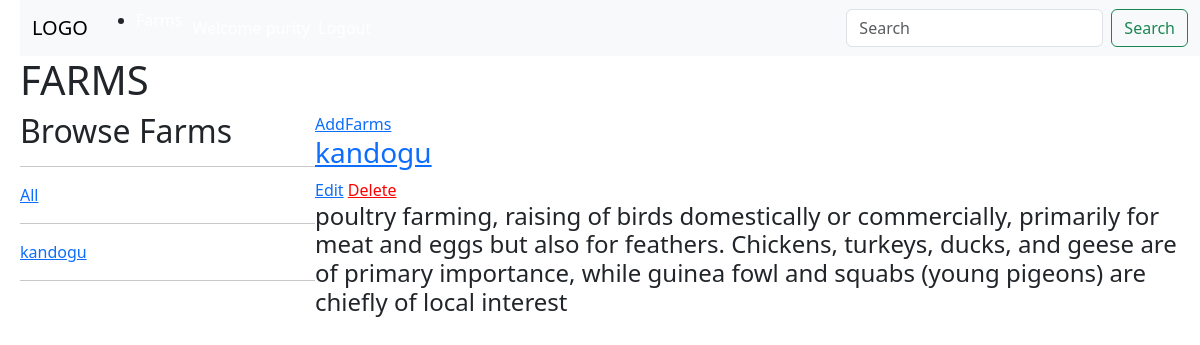
The app's page / (signed in) with its own data.
### farms/models.py (models this page shows, shortened)
class Farm(models.Model):
    farmer = models.ForeignKey(User, on_delete=models.CASCADE)
    farmName = models.CharField(max_length=100)
    location = models.CharField(max_length=100)
    capacity = models.PositiveIntegerField()
    description = models.TextField(blank=True, null=True)
    created_at = models.DateTimeField(auto_now_add=True)
    class Meta:
        ordering = ["created_at"]

### farms/views.py (the view)
# urls.py: path("", views.farm_list, name="farm-list"),
@login_required(login_url="login")
def farm_list(request):
    q = request.GET.get("q") if request.GET.get("q") != None else ""
    farms = Farm.objects.filter(Q(farmName__icontains=q) | Q(description__icontains=q))
    farm_count = farms.count
    context = {"farms": farms, "farm_count": farm_count}
    return render(request, "farms/farm_list.html", context)

### farms/templates/farms/farm_list.html (shortened to what this page needs)
{% extends "base.html" %}
 {% load static %}
{% block content %}
  <h1> FARMS </h1>
  <div class="farm-container">
    <div >
      <h2> Browse Farms</h2>
      <hr>
      <div>
        <a href="{% url 'farm-list' %}" >All </a> <br><hr>
      </div>
        {% for farm in farms %}
        {% if request.user == farm.farmer %}
          <div>
            <a href="{% url 'farm-detail' farm.id %}?q={{ farm.farmName }} " >{{farm.farmName}} </a> <br><hr>
          </div>
          {% endif %}
        {% endfor %}
      </div>
      <div>
        <a href="{% url 'createfarm' %}">AddFarms</a>
        <div>
          {% for farm  in farms %}
          <div>
            {% if request.user == farm.farmer %}
            <h3>{{farms.id}}
              <a href=" {% url 'farm-detail' farm.id %}"  >
              {{farm.farmName}}</a>
            </h3>
            <a href="{% url 'update-farm' farm.id %}">Edit</a>
            <a style="color: red" href="{% url 'delete-farm' farm.id %}">Delete</a><br>
            <h4>
              {{ farm.description }}
            </h4>
            {% endif %}
          </div>
          {%  endfor %}
        </div>
    </div>
  </div>
 {% endblock content%}

### farms/templates/farms/farm_list.html (style rules this page uses)
.farm-container { display:grid; grid-template-columns: 1fr 3fr; }

### records on screen
Farm: farmName "kandogu", description "poultry farming, raising of birds domestically or commercially, primarily for meat and eggs but also for feathers. Chickens, turkeys, ducks, and geese are of primary importance, while guinea fowl and squabs (young pigeons) are chiefly of local interest"
